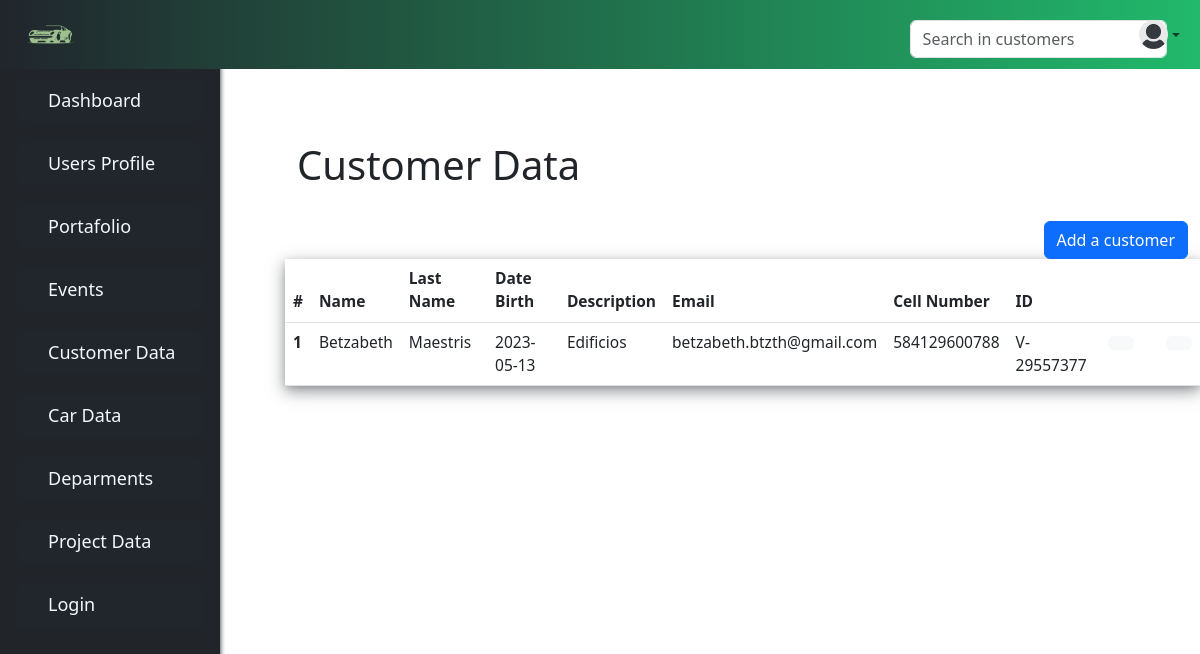
Before: /customers/ with the older database file.
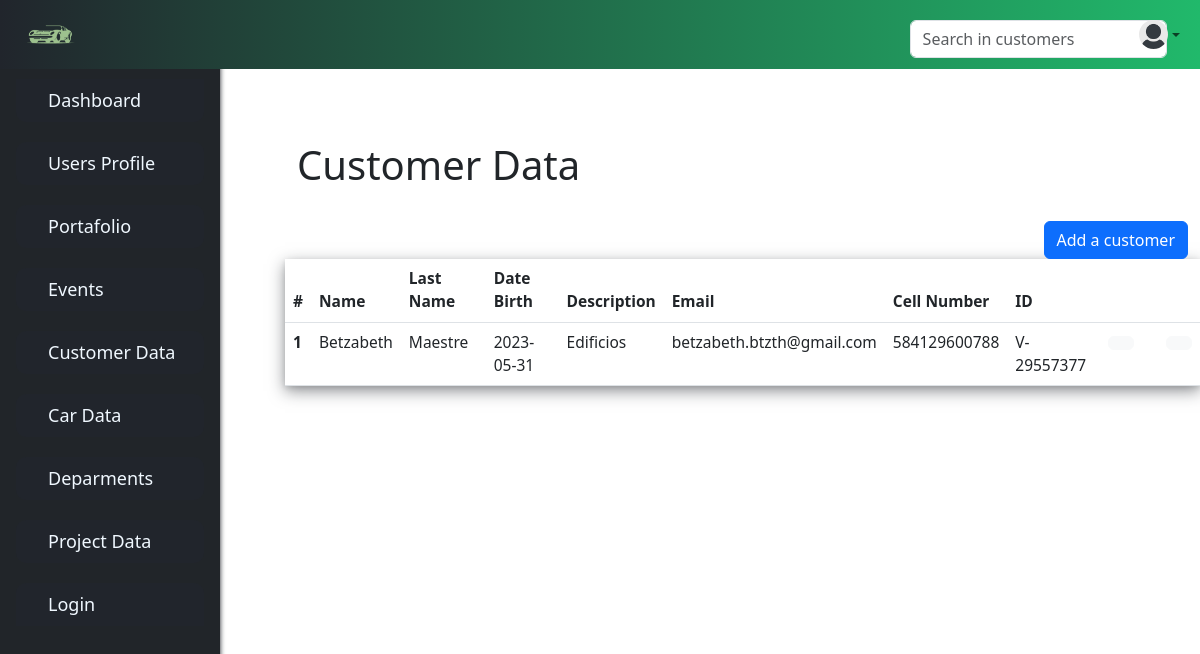
After: the same page with the newer database file.
### webapp/system/models.py (models this page shows, shortened)
class Customers(db.Model):
    id = db.Column(db.Integer(), primary_key=True)
    name = db.Column(db.String(255))
    lastName = db.Column(db.String(255))
    dateBirth= db.Column(db.DateTime)
    description = db.Column(db.String(255))
    email = db.Column(db.String(255))
    cellNumber = db.Column(db.String(255))
    customerID = db.Column(db.String(255))

### webapp/system/controllers.py (the view)
@system_blueprint.route('/customers/',methods=['GET', 'POST'])
def customers():
    form=CustomerForm()
    searchForm=SearchForm()
    our_customers= Customers.query.order_by(Customers.id)
    return render_template('system/customers.html', our_models=our_customers,SearchForm=searchForm, form=form,datetime=datetime)

### webapp/system/forms.py
class CustomerForm(FlaskForm):
    name = StringField('Name:', validators=[DataRequired()])
    lastName = StringField('Last Name:', validators=[DataRequired()])
    dateBirth = DateField('Date of Birth',format='%Y-%m-%d', validators=[DataRequired()])
    email = EmailField('Email address', validators=[DataRequired()])
    cellNumber = StringField('Phone Number:', validators=[DataRequired()])
    customerID = StringField('Customer ID',
        validators =[Regexp('^[VE]-\d{8}$', message="The ID must contain only letters 'V' or 'E' numbers or underscore"),
        Length(min=6, max=10, message="Numbre must at least 6 numbers ")])
    description = StringField('description', validators=[DataRequired()])
    submit = SubmitField('Submit')

### webapp/searched/forms.py
class SearchForm(Form):
    bar_search = StringField('Searched:', validators=[DataRequired()])
    submit = SubmitField('Submit')

### webapp/templates/system/customers.html (shortened to what this page needs)
{% extends 'base.html' %}
{% block content %}
<br/>
		<h1>Customer Data </h1>
		<br/>
		<div class="izq">
			<button type="button" class="btn btn-primary" data-bs-toggle="modal" data-bs-target='#document-textModal' >
				Add a customer
			</button>
		</div>
		</div>
		<table class="table table-hover table" >
			<thead class="thead">
                    <tr>
                      <th scope="col">#</th>
                      <th scope="col">Name</th>
                      <th scope="col">Last Name</th>
                      <th scope="col">Date Birth</th>
                      <th scope="col">Description</th>
                      <th scope="col">Email</th>
                      <th scope="col">Cell Number</th>
                      <th scope="col">ID</th>
                      <th scope="col"></th>
                      <th scope="col"></th>
                      <th scope="col"></th>
                      </tr>
			</thead>
			{% for our_model in our_models %}
				<tbody>
					<tr>
                        {% include 'system/tables/customers-table.html' %}
                        {% include 'system/modals/customers-modals-btn.html' %}
                    </tr>
				</tbody>
			{%endfor%}
</table>
{% endblock %}

### webapp/templates/system/tables/customers-table.html
<th scope="row">{{our_model.id}}</th>
<td>{{our_model.name}}</td>
<td>{{our_model.lastName}}</td>
<td>{{our_model.dateBirth.date()}}</td>
<td>{{our_model.description}}</td>
<td>{{our_model.email}}</td>
<td>{{our_model.cellNumber}}</td>
<td>{{our_model.customerID}}</td>

### webapp/templates/system/modals/customers-modals-btn.html (shortened to what this page needs)
<td>
<button type="button" class="btn btn-light" data-bs-toggle="modal" data-bs-target="#editModal{{our_model.id}}">
</button>
</td>
<td>
</td>
<td>
    <button type="submit" class="btn btn-light" >
  </button>
</td>

Changed rows visible on the page:
changed Customers "Betzabeth": lastName "Maestris" → "Maestre"; dateBirth "2023-05-13" → "2023-05-31"
